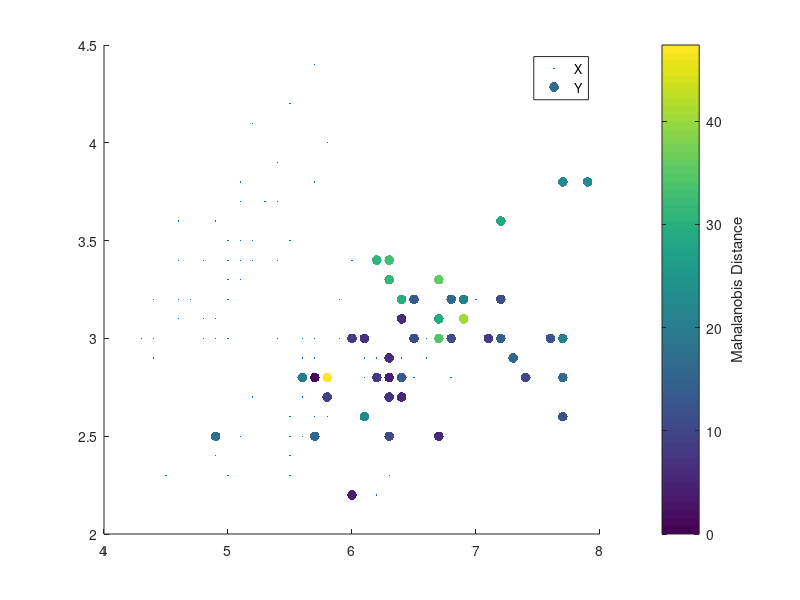

Reproduce this figure in MATLAB.
%%%%%%%%%%%%%%%%%%%%%%%%%%%%%%%%%%%%%%%
%% Iris Data set %%%%%%
%%%%%%%%%%%%%%%%%%%%%%%%%%%%%%%%%%%%%%%

clear all 
load fisheriris

X = meas(1:100,:);
Y = meas(100:149,:);

distanceY = mahal(Y,X);
distanceY;

%%%%%%%%%%%%%%%%%%%%%%%%%%%%%%%%%%%%%%%
%% Scatter Plot  %%%%%%
%%%%%%%%%%%%%%%%%%%%%%%%%%%%%%%%%%%%%%%

scatter(X(:,1),X(:,2),10,'.') % Scatter plot with points of size 10
hold on
scatter(Y(:,1),Y(:,2),50,distanceY,'o','filled')
hb = colorbar;
ylabel(hb,'Mahalanobis Distance')
legend('X','Y','Location','best')